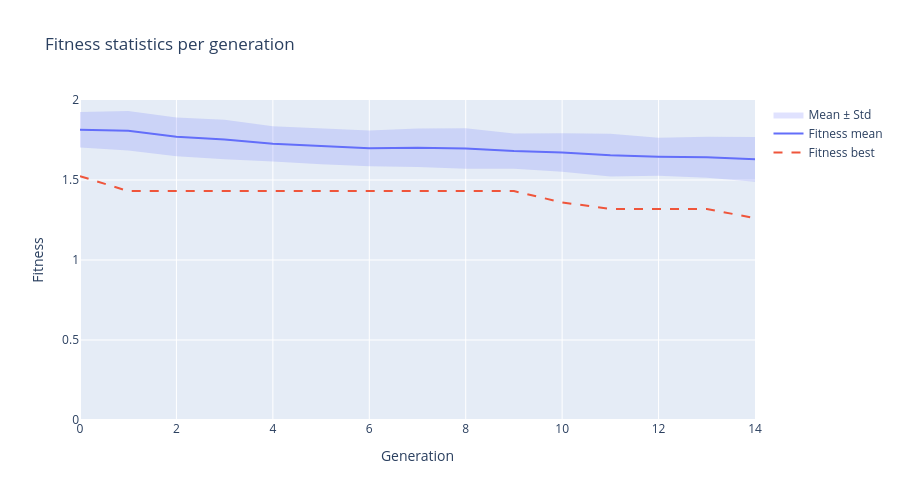

The cell this chart's notebook holds for it:
### Code cell
get_fitness_per_df(data, y_min=0)

### Figure 1 — Plotly figure (JSON) as saved in the notebook; plotly's stock layout.template omitted (floating-point values rounded to 4 significant figures)
{"data": [{"fill": "toself", "fillcolor": "rgba(99, 110, 250, 0.2)", "hoverinfo": "skip", "line": {"color": "rgba(255,255,255,0)"}, "name": "Mean ± Std", "type": "scatter", "x": [0, 1, 2, 3, 4, 5, 6, 7, 8, 9, 10, 11, 12, 13, 14, 14, 13, 12, 11, 10, 9, 8, 7, 6, 5, 4, 3, 2, 1, 0], "y": [1.925, 1.932, 1.891, 1.877, 1.837, 1.824, 1.81, 1.821, 1.824, 1.791, 1.793, 1.789, 1.765, 1.771, 1.769, 1.489, 1.514, 1.527, 1.522, 1.551, 1.57, 1.571, 1.581, 1.586, 1.598, 1.616, 1.629, 1.649, 1.684, 1.704]}, {"line": {"color": "rgba(99, 110, 250, 1.0)", "width": 2}, "mode": "lines", "name": "Fitness mean", "type": "scatter", "x": [0, 1, 2, 3, 4, 5, 6, 7, 8, 9, 10, 11, 12, 13, 14], "y": [1.814, 1.808, 1.77, 1.753, 1.727, 1.711, 1.698, 1.701, 1.697, 1.681, 1.672, 1.655, 1.646, 1.642, 1.629]}, {"line": {"color": "rgba(239, 85, 59, 1.0)", "dash": "dash", "width": 2}, "mode": "lines", "name": "Fitness best", "type": "scatter", "x": [0, 1, 2, 3, 4, 5, 6, 7, 8, 9, 10, 11, 12, 13, 14], "y": [1.524, 1.431, 1.431, 1.431, 1.431, 1.431, 1.431, 1.431, 1.431, 1.431, 1.36, 1.319, 1.319, 1.319, 1.261]}], "layout": {"height": 500, "hovermode": "x unified", "title": {"text": "Fitness statistics per generation"}, "width": 900, "xaxis": {"title": {"text": "Generation"}}, "yaxis": {"range": [0, 2], "title": {"text": "Fitness"}}}}
